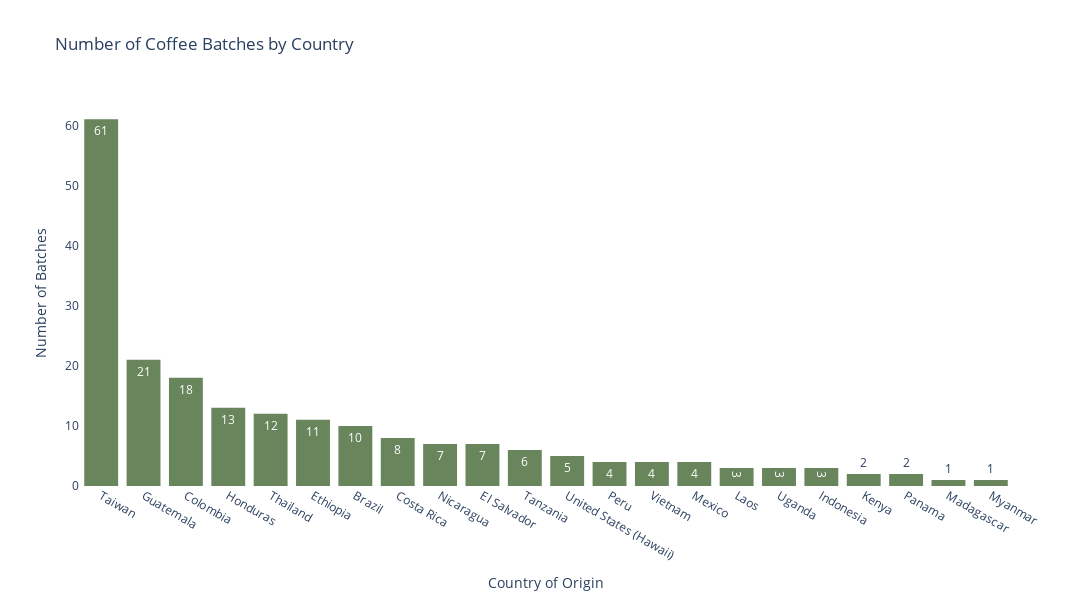

Source (notebook cell):
### Markdown cell above
## Visualizations of Individual Variables

Each variable is plotted individually to visualize and analyze their individual distributions. Country of origin and color are plotted with bar graphs, and altitude and coffee quality are plotted with histograms. Outliers will be eliminated from the analysis as well as variables with no variation.

### Code cell
# Bar plot of country of origin
country = px.histogram(coffee, x='country_of_origin', title='Number of Coffee Batches by Country',
                       labels={'count':'Number of Batches', 'country_of_origin':'Country of Origin'}, 
                       width=1100, height=600, color_discrete_sequence=[px.colors.qualitative.Antique[6]],
                       text_auto=True)

country.update_layout({
    'plot_bgcolor':'rgba(0, 0, 0, 0)',
    'paper_bgcolor':'rgba(0, 0, 0, 0)'
})

country.update_layout(xaxis={'categoryorder':'total descending'})
country.update_layout(yaxis_title='Number of Batches')

country.show()

### Figure 1 — Plotly figure (JSON) as saved in the notebook; plotly's stock layout.template omitted (floating-point values rounded to 4 significant figures; data arrays with more than 128 entries replaced by an {"elided": "..."} marker saying what was removed)
{"data": [{"alignmentgroup": "True", "bingroup": "x", "hovertemplate": "Country of Origin=%{x}<br>count=%{y}<extra></extra>", "legendgroup": "", "marker": {"color": "rgb(104, 133, 92)", "pattern": {"shape": ""}}, "name": "", "offsetgroup": "", "orientation": "v", "showlegend": false, "texttemplate": "%{value}", "type": "histogram", "x": {"elided": "206 str values"}, "xaxis": "x", "yaxis": "y"}], "layout": {"barmode": "relative", "height": 600, "legend": {"tracegroupgap": 0}, "paper_bgcolor": "rgba(0, 0, 0, 0)", "plot_bgcolor": "rgba(0, 0, 0, 0)", "title": {"text": "Number of Coffee Batches by Country"}, "width": 1100, "xaxis": {"anchor": "y", "categoryorder": "total descending", "domain": [0, 1], "title": {"text": "Country of Origin"}}, "yaxis": {"anchor": "x", "domain": [0, 1], "title": {"text": "Number of Batches"}}}}
